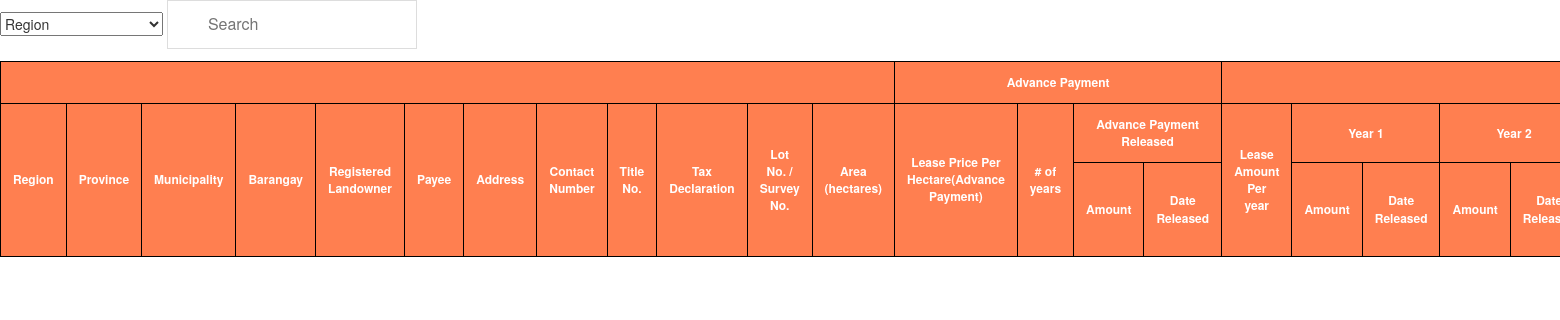
The page /homepage/leaseview/ on the database as committed earlier.
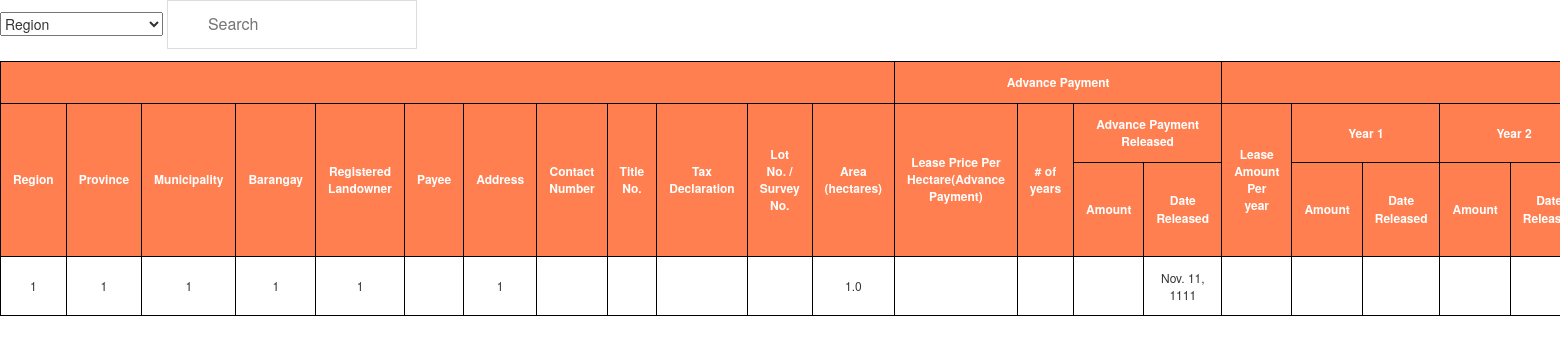
The same page on the database as committed later.
### SolarDB/models.py (models this page shows)
class leaseProperty(models.Model):
    region = models.CharField(max_length = 255, default = "")
    province = models.CharField(max_length = 255, default = "")
    municipality = models.CharField(max_length = 255, default = "")
    barangay = models.CharField(max_length = 255, default = "")
    regLandOwner = models.CharField(max_length = 255, default = "")
    contactNum = models.CharField(max_length = 255, default = "")
    Address = models.CharField(max_length = 255, default = "")
    representative = models.CharField(max_length = 255, default = "")
    pricePerHectare = models.FloatField(default = None)
    totalContractPrice = models.FloatField(default = None)
    numofyear = models.FloatField(default = None)
    BIRcgt = models.FloatField(default=None)
    BIRdst = models.FloatField(default=None)
    LGUtransfer = models.FloatField(default=None)
    RODlra = models.FloatField(default=None)
    RODit = models.FloatField(default=None)
    OTHERSnotorial = models.FloatField(default=None)
    SUMother = models.FloatField(default=None)
    TAXother = models.FloatField(default=None)
    Payee = models.CharField(max_length = 255, default = "")
    area = models.FloatField(default = None)
    taxDec = models.CharField(max_length = 255,   default = "")
    dateRelease = models.DateField(default=None)
    balance = models.FloatField(default = None)
    titleNum = models.CharField(max_length = 255, default = "")
    lotNum = models.CharField(max_length = 255, default = "")
    advPayment = models.FloatField(default = 0)
    year1Pay = models.FloatField(default = 0)
    year1Date = models.CharField(max_length = 255,   default = "")
    year2Pay = models.FloatField(default = 0)
    year2Date = models.CharField(max_length = 255,   default = "")
    year3Pay = models.FloatField(default = 0)
    year3Date = models.CharField(max_length = 255,   default = "")
    year4Pay = models.FloatField(default = 0)
    year4Date = models.CharField(max_length = 255,   default = "")
    year5Pay = models.FloatField(default = 0)
    year5Date = models.CharField(max_length = 255,   default = "")
    year6Pay = models.FloatField(default = 0)
    year6Date = models.CharField(max_length = 255,   default = "")
    year7Pay = models.FloatField(default = 0)
    year7Date = models.CharField(max_length = 255,   default = "")
    year8Pay = models.FloatField(default = 0)
    year8Date = models.CharField(max_length = 255,   default = "")
    year9Pay = models.FloatField(default = 0)
    year9Date = models.CharField(max_length = 255,   default = "")
    year10Pay = models.FloatField(default = 0)
    year10Date = models.CharField(max_length = 255,   default = "")
    year11Pay = models.FloatField(default = 0)
    year11Date = models.CharField(max_length = 255,   default = "")
    year12Pay = models.FloatField(default = 0)
    year12Date = models.CharField(max_length = 255,   default = "")
    year13Pay = models.FloatField(default = 0)
    year13Date = models.CharField(max_length = 255,   default = "")
    year14Pay = models.FloatField(default = 0)
    year14Date = models.CharField(max_length = 255,   default = "")
    year15Pay = models.FloatField(default = 0)
    year15Date = models.CharField(max_length = 255,   default = "")
    year16Pay = models.FloatField(default = 0)
    year16Date = models.CharField(max_length = 255,   default = "")
    year17Pay = models.FloatField(default = 0)
    year17Date = models.CharField(max_length = 255,   default = "")
    year18Pay = models.FloatField(default = 0)
    year18Date = models.CharField(max_length = 255,   default = "")
    year19Pay = models.FloatField(default = 0)
    year19Date = models.CharField(max_length = 255,   default = "")
    year20Pay = models.FloatField(default = 0)
    year20Date = models.CharField(max_length = 255,   default = "")
    year21Pay = models.FloatField(default = 0)
    year21Date = models.CharField(max_length = 255,   default = "")
    year22Pay = models.FloatField(default = 0)
    year22Date = models.CharField(max_length = 255,   default = "")
    year23Pay = models.FloatField(default = 0)
    year23Date = models.CharField(max_length = 255,   default = "")
    year24Pay = models.FloatField(default = 0)
    year24Date = models.CharField(max_length = 255,   default = "")
    year25Pay = models.FloatField(default = 0)
    year25Date = models.CharField(max_length = 255,   default = "")
    year26Pay = models.FloatField(default = 0)
    year26Date = models.CharField(max_length = 255,   default = "")
    year27Pay = models.FloatField(default = 0)
    year27Date = models.CharField(max_length = 255,   default = "")
    year28Pay = models.FloatField(default = 0)
    year28Date = models.CharField(max_length = 255,   default = "")
    year29Pay = models.FloatField(default = 0)
    year29Date = models.CharField(max_length = 255,   default = "")
    year30Pay = models.FloatField(default = 0)
    year30Date = models.CharField(max_length = 255,   default = "")

### SolarDB/views.py (the view)
# urls.py: path('homepage/leaseview/', views.leaseview, name='leaseviewpage'),
def leaseview(request):
    all_properties =leaseProperty.objects.all()
    context = {
            'all_properties':all_properties,
    }
    return render(request, 'displaylease.html',context)

### SolarDB/templates/displaylease.html (shortened to what this page needs)
{% load static %}
<!DOCTYPE html>
<html>
<head>
    <link href="{% static 'css/bootstrap.min.css' %}" rel="stylesheet" >
	<link href="{% static 'css/stylecss.css' %}" rel="stylesheet" >
</head>
<body>
<div>
   <select id="list">
       <option value="0">Region</option>
   </select>
   <input type="text" id="myInput" onkeyup="myFunction()" placeholder="Search" title="Search">
            <table id="myTable">
                <thead>
                    <tr>
                        <th colspan="12"></th>
                        <th colspan="4">Advance Payment</th>
                        <th colspan="11">Year 1-5</th>
                    </tr>
                    <tr>
					    <th rowspan="2">Region</th>
					    <th rowspan="2">Province</th>
					    <th rowspan="2">Municipality</th>
					    <th rowspan="2">Barangay</th>
					    <th rowspan="2">Registered Landowner</th>
					    <th rowspan="2">Payee</th>
					    <th rowspan="2">Address</th>
					    <th rowspan="2">Contact Number</th>
					    <th rowspan="2">Title No.</th>
					    <th rowspan="2">Tax Declaration</th>
					    <th rowspan="2">Lot No. / Survey No.</th>
					    <th rowspan="2">Area (hectares)</th>
					    <th rowspan="2">Lease Price Per Hectare(Advance Payment)</th>
					    <th rowspan="2"># of years</th>
					    <th colspan="2">Advance Payment Released</th>
					    <th rowspan="2">Lease Amount Per year</th>
					    <th colspan="2">Year 1</th>
					    <th colspan="2">Year 2</th>
				     </tr>
                     <tr>
					    <th> Amount</th>
					    <th> Date Released</th>
					    <th> Amount</th>
					    <th> Date Released</th>
					    <th> Amount</th>
					    <th> Date Released</th>
				    </tr>
                </thead>
                <tbody>
                    {% for property  in all_properties%}
                    <tr id="tr-hover">
				        <td> {{ property.region}}</td>
                        <td> {{ property.province}}</td>
                        <td> {{ property.municipality}}</td>
                        <td> {{ property.barangay}}</td>
                        <td> {{ property.regLandOwner}}</td>
                        <td> {{ property.Payee}}</td>
                        <td> {{ property.contactNum}}</td>
					    <td> </td>
                        <td> </td>
                        <td> </td>
                        <td> </td>
                        <td> {{ property.pricePerHectare}}</td>
                        <td> </td>
                        <td> </td>
                        <td> </td>
                        <td>  {{ property.dateRelease}}</td>
                        <td> </td>
                        <td> </td>
                        <td> </td>
                        <td> </td>
                        <td> </td>
                      </tr>
                </tbody>
                    {% endfor%}
            </table>
    </div>
</body>
</html>

Rows that differ between the two databases and show on the page:
added leaseProperty: region "1", province "1", municipality "1", barangay "1", regLandOwner "1", contactNum "1", pricePerHectare "1.0", dateRelease "Nov. 11, 1111"
